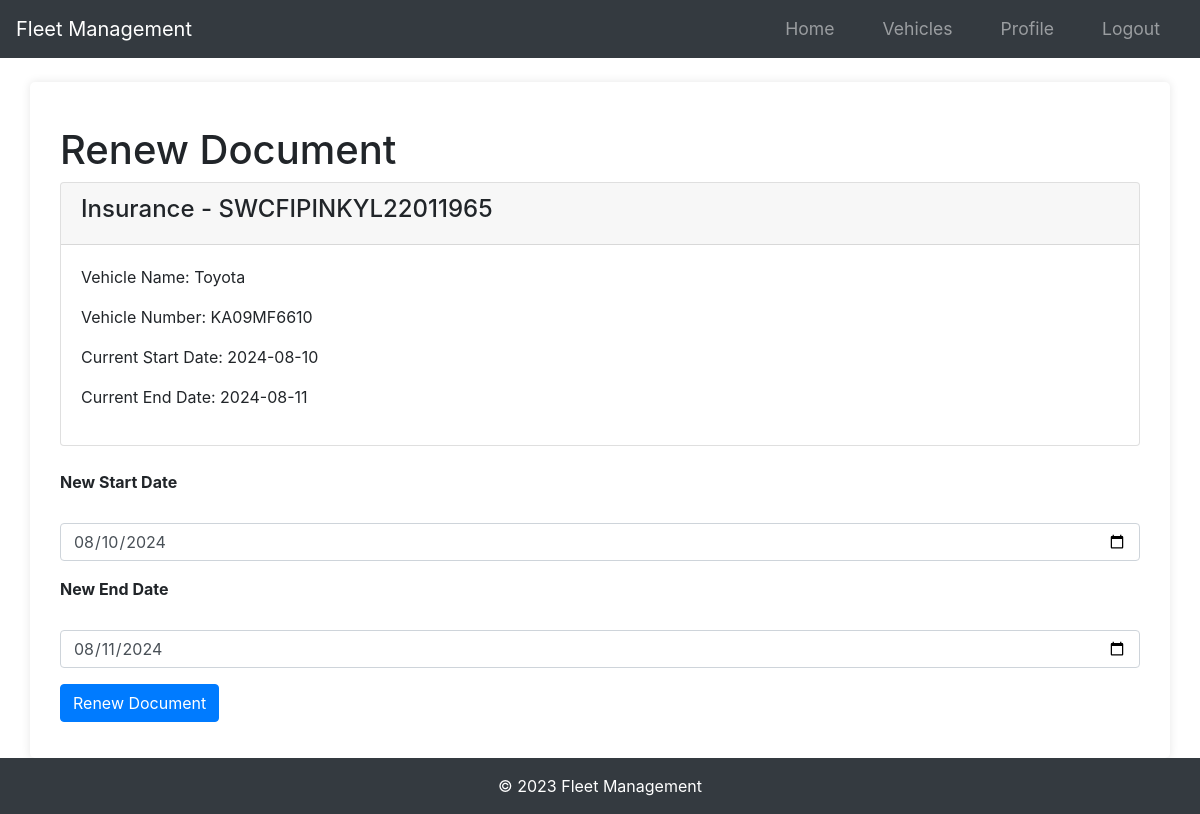
Page /document/1/renew (signed in) on the earlier database version.
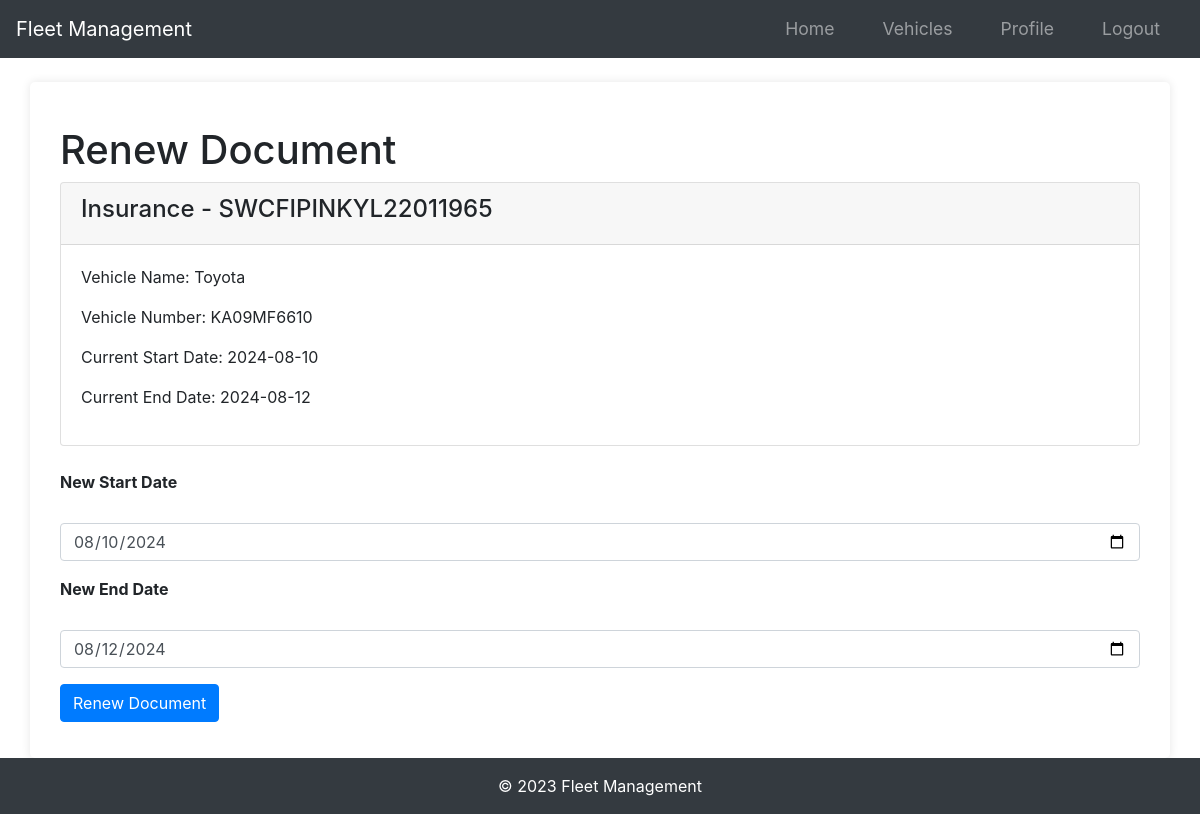
Same page on the later database version.
### app/models.py (models this page shows)
class Document(db.Model):
    id = db.Column(db.Integer, primary_key=True)
    document_type = db.Column(db.String(50), nullable=False)
    serial_number = db.Column(db.String(100), nullable=False)
    start_date = db.Column(db.DateTime, nullable=False)
    end_date = db.Column(db.DateTime, nullable=False)
    date_posted = db.Column(db.DateTime, nullable=False, default=datetime.utcnow)
    vehicle_id = db.Column(
        db.Integer,
        db.ForeignKey("vehicle.id", ondelete="CASCADE"),
        nullable=False,
        index=True,
    )

### app/routes.py (the view)
@main.route("/document/<int:document_id>/renew", methods=['GET', 'POST'])
@login_required
def renew_document(document_id):
    document = Document.query.get_or_404(document_id)
    if document.vehicle.owner != current_user:
        abort(403)
    form = RenewalForm()
    if form.validate_on_submit():
        document.start_date = form.start_date.data
        document.end_date = form.end_date.data
        db.session.commit()
        flash('Your document has been renewed!', 'success')
        return redirect(url_for('main.vehicle', vehicle_id=document.vehicle_id))
    elif request.method == 'GET':
        form.start_date.data = document.start_date
        form.end_date.data = document.end_date
    return render_template('renew_document.html', form=form, document=document)

### app/forms.py
class RenewalForm(FlaskForm):
    start_date = DateField('New Start Date', format='%Y-%m-%d', validators=[DataRequired()])
    end_date = DateField('New End Date', format='%Y-%m-%d', validators=[DataRequired()])
    submit = SubmitField('Renew Document')

### app/__init__.py (called while the page is built)
def create_app(config_class=Config):
    app = Flask(__name__)
    app.config.from_object(config_class)
    db.init_app(app)
    bcrypt.init_app(app)
    login_manager.init_app(app)
    mail.init_app(app)
    migrate.init_app(app, db)
    login_manager.login_view = 'main.login'
    login_manager.login_message_category = 'info'
    from app.models import User
    @login_manager.user_loader
    def load_user(user_id):
        return User.query.get(int(user_id))
    from app.routes import main as main_blueprint
    app.register_blueprint(main_blueprint)
    scheduler = BackgroundScheduler()
    scheduler.add_job(check_document_expirations, 'interval', hours=24)
    scheduler.start()
    return app

### app/templates/renew_document.html (shortened to what this page needs)
{% extends "base.html" %}
{% block content %}
<div class="container">
    <h1 class="mt-4">Renew Document</h1>
    <div class="card mb-4">
        <div class="card-header">
            <h4>{{ document.document_type }} - {{ document.serial_number }}</h4>
        </div>
        <div class="card-body">
            <p>Vehicle Name: {{ document.vehicle.name }}</p>
            <p>Vehicle Number: {{ document.vehicle.vehicle_number }}</p>
            <p>Current Start Date: {{ document.start_date.strftime('%Y-%m-%d') }}</p>
            <p>Current End Date: {{ document.end_date.strftime('%Y-%m-%d') }}</p>
        </div>
    </div>
    <form method="POST">
        <div class="form-group">
            {{ form.start_date.label(class="form-label") }}<br>
            {{ form.start_date(class="form-control", type="date") }}
        </div>
        <div class="form-group">
            {{ form.end_date.label(class="form-label") }}<br>
            {{ form.end_date(class="form-control", type="date") }}
        </div>
        <div class="form-group">
            {{ form.submit(class="btn btn-primary") }}
        </div>
    </form>
</div>
{% endblock %}

Differences in the rows shown:
changed Document "Insurance": end_date "2024-08-11" → "2024-08-12"; end_date "08/11/2024" → "08/12/2024"
